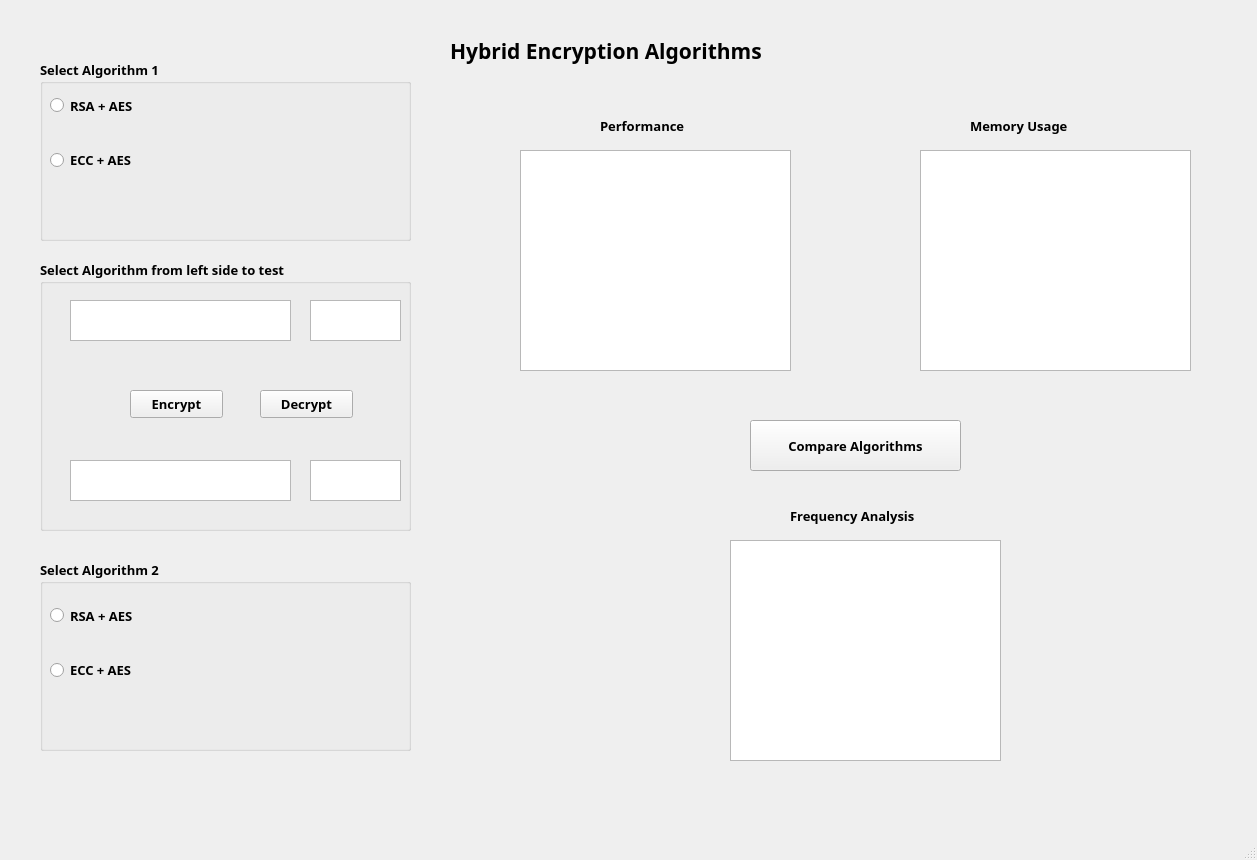
<?xml version="1.0" encoding="UTF-8"?>
<ui version="4.0">
 <class>Hybrid_Algorithms_MainWindow</class>
 <widget class="QMainWindow" name="Hybrid_Algorithms_MainWindow">
  <property name="geometry">
   <rect>
    <x>0</x>
    <y>0</y>
    <width>1257</width>
    <height>860</height>
   </rect>
  </property>
  <property name="windowTitle">
   <string>MainWindow</string>
  </property>
  <widget class="QWidget" name="centralwidget">
   <widget class="QLabel" name="lblPerformance">
    <property name="geometry">
     <rect>
      <x>600</x>
      <y>110</y>
      <width>121</width>
      <height>31</height>
     </rect>
    </property>
    <property name="font">
     <font>
      <family>Rockwell</family>
      <pointsize>10</pointsize>
      <weight>75</weight>
      <bold>true</bold>
     </font>
    </property>
    <property name="text">
     <string>Performance</string>
    </property>
   </widget>
   <widget class="QGroupBox" name="grpBox_Algorithm2">
    <property name="geometry">
     <rect>
      <x>40</x>
      <y>560</y>
      <width>371</width>
      <height>191</height>
     </rect>
    </property>
    <property name="font">
     <font>
      <family>Rockwell</family>
      <pointsize>10</pointsize>
      <weight>75</weight>
      <bold>true</bold>
     </font>
    </property>
    <property name="title">
     <string>Select Algorithm 2</string>
    </property>
    <widget class="QRadioButton" name="rdRSAAES2">
     <property name="geometry">
      <rect>
       <x>10</x>
       <y>40</y>
       <width>331</width>
       <height>31</height>
      </rect>
     </property>
     <property name="font">
      <font>
       <family>Rockwell</family>
       <pointsize>10</pointsize>
       <weight>75</weight>
       <bold>true</bold>
      </font>
     </property>
     <property name="text">
      <string>RSA + AES</string>
     </property>
    </widget>
    <widget class="QRadioButton" name="rdECCAES2">
     <property name="geometry">
      <rect>
       <x>10</x>
       <y>100</y>
       <width>331</width>
       <height>20</height>
      </rect>
     </property>
     <property name="font">
      <font>
       <family>Rockwell</family>
       <pointsize>10</pointsize>
       <weight>75</weight>
       <bold>true</bold>
      </font>
     </property>
     <property name="text">
      <string>ECC + AES</string>
     </property>
    </widget>
   </widget>
   <widget class="QLabel" name="lblMemoryUsage">
    <property name="geometry">
     <rect>
      <x>970</x>
      <y>110</y>
      <width>181</width>
      <height>31</height>
     </rect>
    </property>
    <property name="font">
     <font>
      <family>Rockwell</family>
      <pointsize>10</pointsize>
      <weight>75</weight>
      <bold>true</bold>
     </font>
    </property>
    <property name="text">
     <string>Memory Usage</string>
    </property>
   </widget>
   <widget class="QLabel" name="lblSecurity">
    <property name="geometry">
     <rect>
      <x>790</x>
      <y>500</y>
      <width>181</width>
      <height>31</height>
     </rect>
    </property>
    <property name="font">
     <font>
      <family>Rockwell</family>
      <pointsize>10</pointsize>
      <weight>75</weight>
      <bold>true</bold>
     </font>
    </property>
    <property name="text">
     <string>Frequency Analysis</string>
    </property>
   </widget>
   <widget class="QLabel" name="lblPerformance_2">
    <property name="geometry">
     <rect>
      <x>450</x>
      <y>20</y>
      <width>481</width>
      <height>61</height>
     </rect>
    </property>
    <property name="font">
     <font>
      <family>Rockwell</family>
      <pointsize>16</pointsize>
      <weight>75</weight>
      <bold>true</bold>
     </font>
    </property>
    <property name="text">
     <string>Hybrid Encryption Algorithms</string>
    </property>
   </widget>
   <widget class="QGraphicsView" name="graphSecurity">
    <property name="geometry">
     <rect>
      <x>730</x>
      <y>540</y>
      <width>271</width>
      <height>221</height>
     </rect>
    </property>
   </widget>
   <widget class="QGroupBox" name="grpBox_Algorithm1">
    <property name="geometry">
     <rect>
      <x>40</x>
      <y>60</y>
      <width>371</width>
      <height>181</height>
     </rect>
    </property>
    <property name="font">
     <font>
      <family>Rockwell</family>
      <pointsize>10</pointsize>
      <weight>75</weight>
      <bold>true</bold>
     </font>
    </property>
    <property name="title">
     <string>Select Algorithm 1 </string>
    </property>
    <widget class="QRadioButton" name="rdRSAAES1">
     <property name="geometry">
      <rect>
       <x>10</x>
       <y>30</y>
       <width>341</width>
       <height>31</height>
      </rect>
     </property>
     <property name="text">
      <string>RSA + AES</string>
     </property>
    </widget>
    <widget class="QRadioButton" name="rdECCAES1">
     <property name="geometry">
      <rect>
       <x>10</x>
       <y>90</y>
       <width>311</width>
       <height>20</height>
      </rect>
     </property>
     <property name="text">
      <string>ECC + AES</string>
     </property>
    </widget>
   </widget>
   <widget class="QPushButton" name="btnCompare">
    <property name="geometry">
     <rect>
      <x>750</x>
      <y>420</y>
      <width>211</width>
      <height>51</height>
     </rect>
    </property>
    <property name="font">
     <font>
      <family>Rockwell</family>
      <pointsize>10</pointsize>
      <weight>75</weight>
      <bold>true</bold>
     </font>
    </property>
    <property name="text">
     <string>Compare Algorithms</string>
    </property>
   </widget>
   <widget class="QGraphicsView" name="graphMemoryUsage">
    <property name="geometry">
     <rect>
      <x>920</x>
      <y>150</y>
      <width>271</width>
      <height>221</height>
     </rect>
    </property>
   </widget>
   <widget class="QGraphicsView" name="graphPerformance">
    <property name="geometry">
     <rect>
      <x>520</x>
      <y>150</y>
      <width>271</width>
      <height>221</height>
     </rect>
    </property>
   </widget>
   <widget class="QGroupBox" name="grpBox_AlgorithmTest">
    <property name="geometry">
     <rect>
      <x>40</x>
      <y>260</y>
      <width>371</width>
      <height>271</height>
     </rect>
    </property>
    <property name="font">
     <font>
      <family>Rockwell</family>
      <pointsize>10</pointsize>
      <weight>75</weight>
      <bold>true</bold>
     </font>
    </property>
    <property name="title">
     <string>Select Algorithm from left side to test</string>
    </property>
    <widget class="QTextEdit" name="txtBoxEncrypt">
     <property name="geometry">
      <rect>
       <x>30</x>
       <y>40</y>
       <width>221</width>
       <height>41</height>
      </rect>
     </property>
     <property name="font">
      <font>
       <family>Rockwell</family>
       <pointsize>10</pointsize>
       <weight>75</weight>
       <bold>true</bold>
      </font>
     </property>
    </widget>
    <widget class="QTextEdit" name="txtBoxDecrypt">
     <property name="geometry">
      <rect>
       <x>30</x>
       <y>200</y>
       <width>221</width>
       <height>41</height>
      </rect>
     </property>
     <property name="font">
      <font>
       <family>Rockwell</family>
       <pointsize>10</pointsize>
       <weight>75</weight>
       <bold>true</bold>
      </font>
     </property>
    </widget>
    <widget class="QTextEdit" name="txtBoxKey1">
     <property name="geometry">
      <rect>
       <x>270</x>
       <y>40</y>
       <width>91</width>
       <height>41</height>
      </rect>
     </property>
     <property name="font">
      <font>
       <family>Rockwell</family>
       <pointsize>10</pointsize>
       <weight>75</weight>
       <bold>true</bold>
      </font>
     </property>
    </widget>
    <widget class="QTextEdit" name="txtBoxKey2">
     <property name="geometry">
      <rect>
       <x>270</x>
       <y>200</y>
       <width>91</width>
       <height>41</height>
      </rect>
     </property>
     <property name="font">
      <font>
       <family>Rockwell</family>
       <pointsize>10</pointsize>
       <weight>75</weight>
       <bold>true</bold>
      </font>
     </property>
    </widget>
    <widget class="QPushButton" name="btnDecrypt">
     <property name="geometry">
      <rect>
       <x>220</x>
       <y>130</y>
       <width>93</width>
       <height>28</height>
      </rect>
     </property>
     <property name="font">
      <font>
       <family>Rockwell</family>
       <pointsize>10</pointsize>
       <weight>75</weight>
       <bold>true</bold>
      </font>
     </property>
     <property name="text">
      <string>Decrypt</string>
     </property>
    </widget>
    <widget class="QPushButton" name="btnEncrypt">
     <property name="geometry">
      <rect>
       <x>90</x>
       <y>130</y>
       <width>93</width>
       <height>28</height>
      </rect>
     </property>
     <property name="font">
      <font>
       <family>Rockwell</family>
       <pointsize>10</pointsize>
       <weight>75</weight>
       <bold>true</bold>
      </font>
     </property>
     <property name="text">
      <string>Encrypt</string>
     </property>
    </widget>
   </widget>
  </widget>
  <widget class="QMenuBar" name="menubar">
   <property name="geometry">
    <rect>
     <x>0</x>
     <y>0</y>
     <width>1257</width>
     <height>26</height>
    </rect>
   </property>
  </widget>
  <widget class="QStatusBar" name="statusbar"/>
 </widget>
 <resources/>
 <connections/>
</ui>
